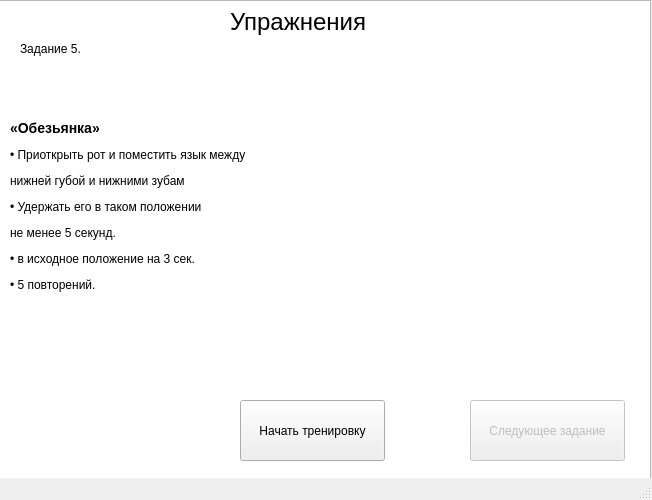
<?xml version="1.0" encoding="UTF-8"?>
<ui version="4.0">
 <class>MainWindow</class>
 <widget class="QMainWindow" name="MainWindow">
  <property name="enabled">
   <bool>true</bool>
  </property>
  <property name="geometry">
   <rect>
    <x>0</x>
    <y>0</y>
    <width>652</width>
    <height>500</height>
   </rect>
  </property>
  <property name="windowTitle">
   <string>Тренировка</string>
  </property>
  <widget class="QWidget" name="centralwidget">
   <widget class="QLabel" name="label">
    <property name="geometry">
     <rect>
      <x>230</x>
      <y>6</y>
      <width>141</width>
      <height>31</height>
     </rect>
    </property>
    <property name="font">
     <font>
      <pointsize>18</pointsize>
     </font>
    </property>
    <property name="text">
     <string>Упражнения</string>
    </property>
   </widget>
   <widget class="QListView" name="listView">
    <property name="geometry">
     <rect>
      <x>-10</x>
      <y>0</y>
      <width>661</width>
      <height>971</height>
     </rect>
    </property>
    <property name="autoScroll">
     <bool>false</bool>
    </property>
   </widget>
   <widget class="QWidget" name="horizontalLayoutWidget">
    <property name="geometry">
     <rect>
      <x>30</x>
      <y>480</y>
      <width>731</width>
      <height>80</height>
     </rect>
    </property>
    <layout class="QHBoxLayout" name="horizontalLayout"/>
   </widget>
   <widget class="QPushButton" name="pushButton">
    <property name="geometry">
     <rect>
      <x>240</x>
      <y>400</y>
      <width>145</width>
      <height>61</height>
     </rect>
    </property>
    <property name="text">
     <string>Начать тренировку</string>
    </property>
   </widget>
   <widget class="QLabel" name="label_3">
    <property name="geometry">
     <rect>
      <x>20</x>
      <y>40</y>
      <width>105</width>
      <height>17</height>
     </rect>
    </property>
    <property name="text">
     <string>Задание 5.</string>
    </property>
   </widget>
   <widget class="QWidget" name="horizontalLayoutWidget_2">
    <property name="geometry">
     <rect>
      <x>10</x>
      <y>60</y>
      <width>631</width>
      <height>293</height>
     </rect>
    </property>
    <layout class="QHBoxLayout" name="horizontalLayout_2">
     <item>
      <widget class="QLabel" name="label_4">
       <property name="text">
        <string>&lt;html&gt;&lt;head/&gt;&lt;body&gt;&lt;h3 style=&quot; margin-top:0px; margin-bottom:0px; margin-left:0px; margin-right:0px; -qt-block-indent:0; text-indent:0px; background-color:transparent;&quot;&gt;&lt;span style=&quot; font-family:'Liberation Serif,serif'; font-size:14pt; font-weight:600; background-color:transparent;&quot;&gt;«Обезьянка&lt;/span&gt;&lt;span style=&quot; font-size:large; font-weight:600;&quot;&gt;»&lt;/span&gt;&lt;/h3&gt;&lt;p&gt;• Приоткрыть рот и поместить язык между &lt;/p&gt;&lt;p&gt;нижней губой и нижними зубам&lt;/p&gt;&lt;p&gt;• Удержать его в таком положении&lt;/p&gt;&lt;p&gt; не менее 5 секунд. &lt;/p&gt;&lt;p&gt;• в исходное положение на 3 сек. &lt;/p&gt;&lt;p&gt;• 5 повторений. &lt;/p&gt;&lt;/body&gt;&lt;/html&gt;</string>
       </property>
      </widget>
     </item>
     <item>
      <widget class="QLabel" name="label_2">
       <property name="contextMenuPolicy">
        <enum>Qt::DefaultContextMenu</enum>
       </property>
       <property name="layoutDirection">
        <enum>Qt::RightToLeft</enum>
       </property>
       <property name="text">
        <string/>
       </property>
       <property name="pixmap">
        <pixmap>train/train5.jpg</pixmap>
       </property>
      </widget>
     </item>
    </layout>
   </widget>
   <widget class="QPushButton" name="pushButton_2">
    <property name="enabled">
     <bool>false</bool>
    </property>
    <property name="geometry">
     <rect>
      <x>470</x>
      <y>400</y>
      <width>155</width>
      <height>61</height>
     </rect>
    </property>
    <property name="text">
     <string>Следующее задание</string>
    </property>
   </widget>
   <zorder>listView</zorder>
   <zorder>label</zorder>
   <zorder>horizontalLayoutWidget</zorder>
   <zorder>pushButton</zorder>
   <zorder>label_3</zorder>
   <zorder>horizontalLayoutWidget_2</zorder>
   <zorder>pushButton_2</zorder>
  </widget>
  <widget class="QStatusBar" name="statusbar"/>
 </widget>
 <resources/>
 <connections/>
</ui>
